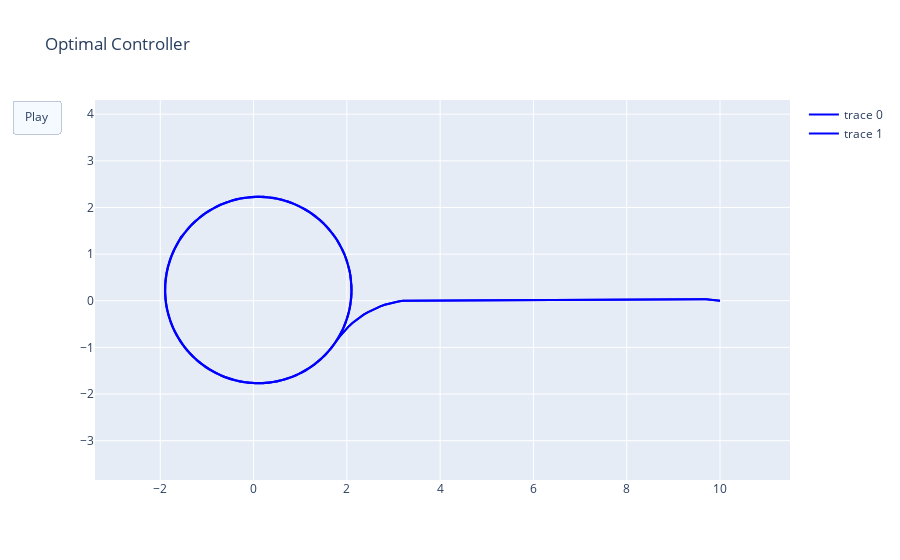

Notebook source saved alongside this figure:
### Code cell
x_opt, u_opt = trajopt_simulation(x0, xf, 0.5) # simulate from initial point (x0) to final point (xf)

fig2 = animate_traj(x_opt, "Optimal Controller")
fig2.write_html("figures/optimal_controller.html", animation_opts={
    "frame": {
        "duration": 1 
    }

})

### Figure 1 — Plotly figure (JSON) as saved in the notebook; plotly's stock layout.template omitted (floating-point values rounded to 4 significant figures; data arrays with more than 128 entries replaced by an {"elided": "..."} marker saying what was removed)
{"data": [{"line": {"color": "blue", "width": 2}, "mode": "lines", "type": "scatter", "x": {"elided": "401 float values"}, "y": {"elided": "401 float values"}}, {"line": {"color": "blue", "width": 2}, "mode": "lines", "type": "scatter", "x": {"elided": "401 float values"}, "y": {"elided": "401 float values"}}], "layout": {"hovermode": "closest", "title": {"text": "Optimal Controller"}, "updatemenus": [{"buttons": [{"args": [null, {"frame": {"duration": 1}}, {"transition": {"duration": 1}}], "label": "Play", "method": "animate"}], "type": "buttons"}], "xaxis": {"autorange": false, "range": [-3.399, 11.5], "zeroline": false}, "yaxis": {"autorange": false, "range": [-3.269, 3.731], "scaleanchor": "x", "scaleratio": 1, "zeroline": false}}}
